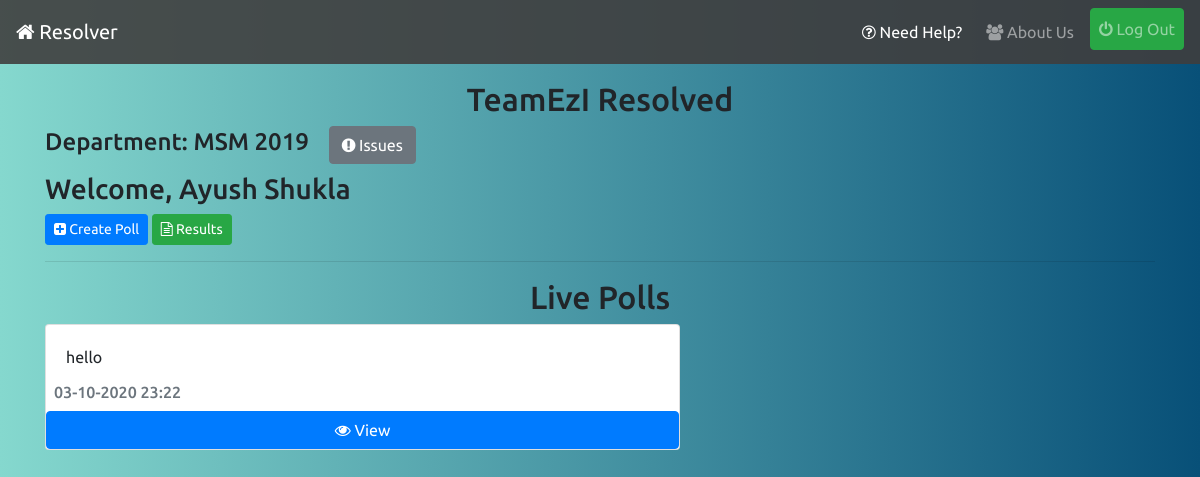
The app's page /polling/ (signed in), older data.
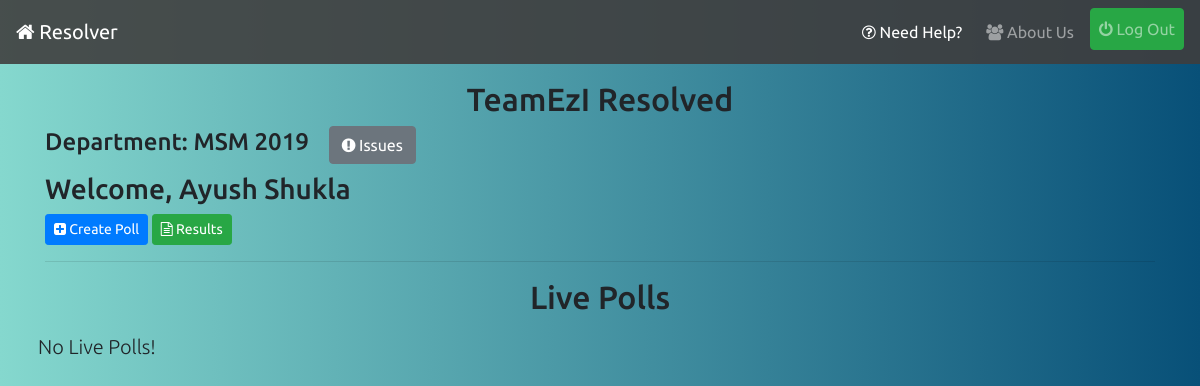
The same page, newer data.
### polling/models.py (models this page shows, shortened)
class Poll(models.Model):
    user = models.ForeignKey(UserInfo,on_delete=models.CASCADE,related_name='polluser',blank=True)
    statement = models.CharField(max_length=128)
    options = models.ManyToManyField(Option,blank=True,related_name='poll')
    department = models.CharField(max_length=20,blank=True)
    join = models.CharField(max_length=4,blank=True)
    active = models.BooleanField(default=True)
    timestamp = models.DateTimeField(auto_now_add=True)
    updated = models.DateTimeField(auto_now=True)

### polling/views.py (the view)
# urls.py: path('',views.polling_list_view,name='list'),
@login_required
def polling_list_view(request):
    qs = Poll.objects.filter(active=True,department=request.user.info.department,join=request.user.info.join_year).order_by('-timestamp')
    return render(request,'polling/poll-list.html',{'object_list':qs})

### polling/templates/polling/poll-list.html
{% extends 'base.html' %}
{% block content %}
<h2 class="mt-3 text-center">TeamEzI Resolved</h2>
<h4 class="inline-block">Department: {{request.user.info.department|upper}} {{request.user.info.join_year}}</h4>
<a class="btn btn-secondary ml-3 " href="{% url 'reporter:index' %}"><i class="fa fa-exclamation-circle"></i> Issues</a>
<h3 class="mt-2">Welcome, {{request.user.first_name}} {{request.user.last_name}}</h3>
{% if request.user.info.is_cr %}
<a class="btn btn-primary btn-sm" href="{% url 'polling:create' %}"><i class="fa fa-plus-square"></i> Create Poll</a>
{% endif %}
<a class="btn btn-success btn-sm" href="{% url 'polling:result-list' %}"><i class="fa fa-file-text-o"></i> Results</a>
<hr>
<h2 class="mt-2 text-center">Live Polls</h2>
<div class="row">
    {% for object in object_list %}
    <div class="col-lg-7 col-md-10 col-sm-12 mb-3">
        <div class="card">
            <div class="card-body">
                {{object.statement}}
            </div>
            <h6 class="card-subtitle mb-2 ml-2 text-muted">{{object.timestamp|date:'d-m-Y H:i'}}</h6>
            <a class="btn btn-primary" href="{% url 'polling:detail' object.id %}"><i class="fa fa-eye"></i> View</a>
        </div>
    </div>
    {% empty %}
    <p class="lead my-2 ml-2">No Live Polls!</p>
    {% endfor %}
</div>
{% endblock %}

Row changes from the older to the newer data that the page shows:
removed Poll: statement "hello", timestamp "03-10-2020 23:22"
Text that changed along with them:
text now shown: "No Live Polls!"
